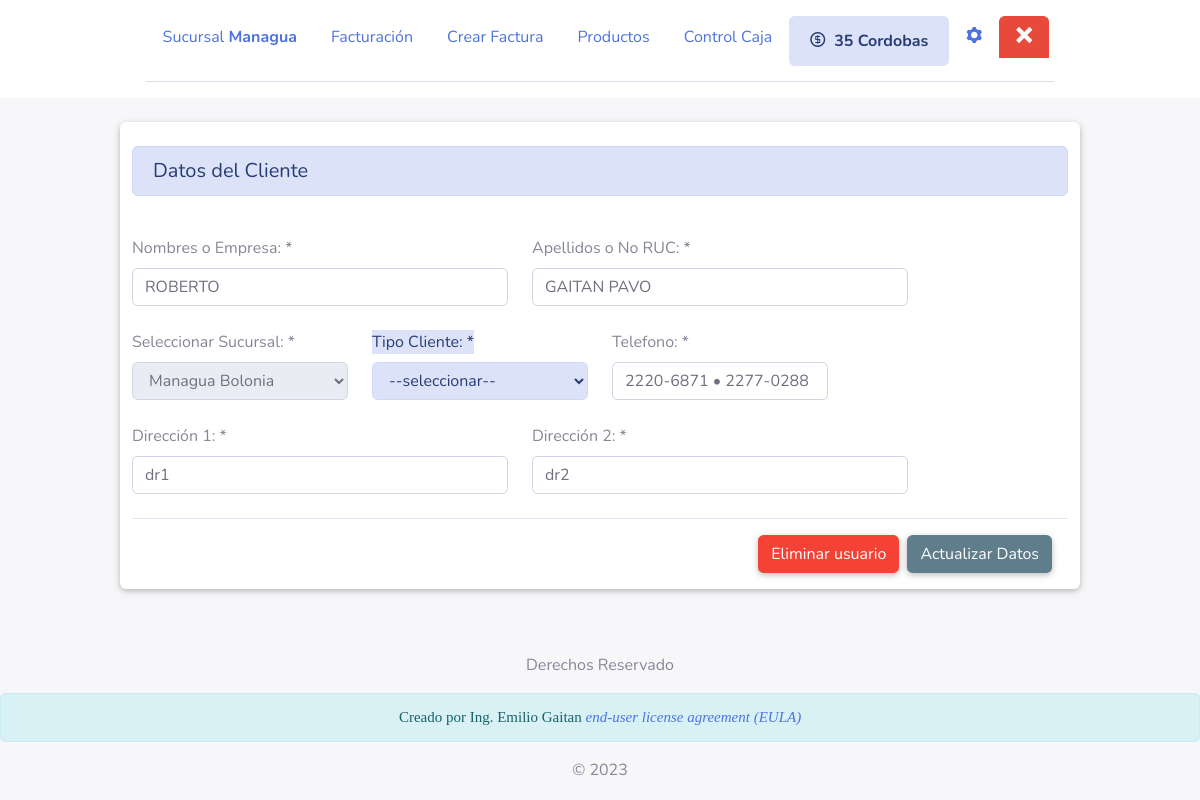
The page /detaller_clientes.php?indcliente=2 (signed in) on the database as committed earlier.
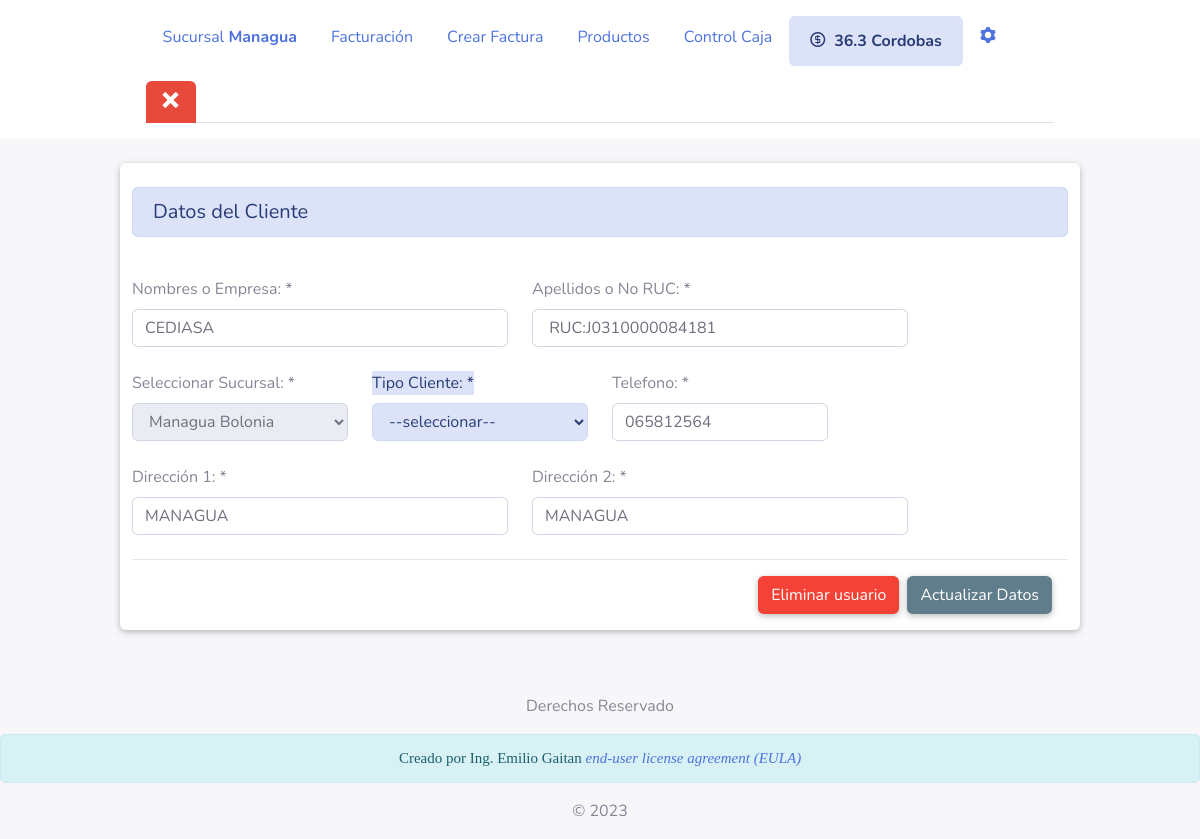
The same page on the database as committed later.
### tables this page shows
CREATE TABLE `tasa` (
  `indcambio` int NOT NULL,
  `dolar` double DEFAULT NULL
);

CREATE TABLE `clientes` (
  `indcliente` int NOT NULL,
  `nombre` varchar(50) DEFAULT NULL,
  `apellido` varchar(50) DEFAULT NULL,
  `direccion1` varchar(100) DEFAULT NULL,
  `direccion2` varchar(100) DEFAULT NULL,
  `cedula` varchar(50) DEFAULT NULL,
  `telefono` varchar(25) DEFAULT NULL,
  `indsucursal` int DEFAULT NULL,
  `status` int DEFAULT NULL
);

### BD-Connection/datos_clientes.php (called while the page is built, shortened)
<?php
class datos_clientes
{
    public static function datos_clientes_generales($indcliente, $mysqli)
    {
        $result = $mysqli->query("SELECT * FROM `clientes` WHERE indcliente='$indcliente'");
        $row = $result->fetch_array(MYSQLI_ASSOC);
        if (!empty($row)) {
            return $row;
        }
        return false;
    }
    public static function cambio_dolar($mysqli)
    {
        $result = $mysqli->query("SELECT * FROM `tasa`");
        $row = $result->fetch_array(MYSQLI_ASSOC);
        if (!empty($row)) {
            return $row["dolar"];
        } else {
            return "error";
        }
    }
}

### detaller_clientes.php (the view, shortened to what the changed rows need)
<?php include "header/header.php";
if ($_GET) {
    $indcliente = $_GET['indcliente'];
} else {
    echo '<script> location.href="buscar_clientes.php" </script>';
}
$datos = datos_clientes::datos_clientes_generales($indcliente, $mysqli);
?>
<div class="container z-depth-1 rounded white" style="border-radius: 6px">
    <br>
    <br>
    <form action="<?php echo htmlspecialchars($_SERVER["PHP_SELF"]); ?>?indcliente=<?php echo $indcliente;?>" method="post">
        <section class="row">
            <div class="control-pares col-md-5">
                <label for="" class="control-label">Nombres o Empresa: *</label>
                <input type="text" name="textnombre" class="form-control"
                       value="<?php echo $datos['nombre']; ?>" placeholder="Nombres" required>
            </div>
            <div class="control-pares col-md-5">
                <label for="" class="control-label">Apellidos o No RUC: *</label>
                <input type="text" name="textapellido"  class="form-control"
                       value="<?php echo $datos['apellido']; ?>" placeholder="Apellidos" required>
            </div>
        </section>
        <br>
        <section class="row">
            <div class="control-pares col-md-3">
                <label>Seleccionar Sucursal: *</label>
                <select name="textsucursal" disabled class="form-control">
                    <option class="form-control" value="<?php
                    if($datos['indsucursal']=="Managua"){echo "Managua";}
                    if($datos['indsucursal']=="Masaya"){echo "2";}
                    if($datos['indsucursal']=="Chontales"){echo "3";}
                    if($datos['indsucursal']=="Esteli"){echo "6";}
                    if($datos['indsucursal']=="Leon"){echo "5";}
                    if($datos['indsucursal']=="Matagalpa"){echo "9";}
                    if($datos['indsucursal']=="Chinandega"){echo "4";}
                    if($datos['indsucursal']=="Managua Bolonia"){echo "7";}
                    if($datos['indsucursal']=="Managua Villa Fontana"){echo "8";}
                    if($datos['indsucursal']=="Clinica Dansing"){echo "10";}
                    ?>" selected hidden><?php
                    if($datos['indsucursal']=="7"){echo "Managua Bolonia";}
                    ?></option>
                </select>
            </div>
            <div class="control-pares col-md-3">
                <label for="" class="control-label">Telefono: *</label>
                <input type="text" name="texttelefono" placeholder="Telefono" class="form-control"
                       value="<?php echo $datos['telefono']; ?>" required>
            </div>
        </section>
        <br>
        <section class="row">
            <div class="control-pares col-md-5">
                <label for="" class="control-label">Dirección 1: *</label>
                <input type="text" name="textdireccion1" class="form-control" placeholder="Direccion de domicilio"
                       value="<?php echo $datos['direccion1']; ?>" required>
            </div>
            <div class="control-pares col-md-5">
                <label for="" class="control-label">Dirección 2: *</label>
                <input type="text" name="textdireccion2" class="form-control" placeholder="Direccion de domicilio"
                       value="<?php echo $datos['direccion2']; ?>">
            </div>
        </section>
        <br>
    </form>
</div>
<?php include "header/footer.php" ?>

### header/header.php (shortened to what the changed rows need)
<!DOCTYPE html>
<html lang="es">
<head>
    <link rel="stylesheet" href="assets/bootstrap/css/bootstrap.min.css">
    <link rel="stylesheet" href="assets/fonts/fontawesome-all.min.css">
    <link rel="stylesheet" href="assets/bootstrap/css/cssindex.css">
    <link rel="stylesheet" href="assets/icomoon/style.css">
    <link rel="stylesheet" href="assets/bootstrap/jquery-ui.css">
    <link rel="stylesheet" href="/resources/demos/style.css">
    <link rel="stylesheet" href="assets/animate/css/libs/animate.css">
</head>
<body style="background-color: rgb(247,247,249)" id="page-top">
<?php
include_once 'BD-Connection/conection.php';
include_once 'BD-Connection/datos_clientes.php';
if (!empty($_SESSION)) {
    $dolar = datos_clientes::cambio_dolar($mysqli);
}
?>
<div class="white rounded container-fluid center-block center" id="esconder_menu">
    <div style="padding: 1em;border-color: #2a96a5!important;" class="container">
        <ul class="nav nav-tabs" >
            <li class="nav-item">
                <a class="nav-link alert alert-primary" href="#"><b> <i
                                class="icon-coin-dollar "> </i> <?php try { echo $dolar; } catch (Exception $e) {
                        }?> Cordobas</b></a>
            </li>
        </ul>
    </div>
</div>
<br>

Rows that differ between the two databases and show on the page:
changed tasa: dolar "35" → "36.3"
changed clientes "Managua Bolonia": textnombre "ROBERTO" → "CEDIASA"; textapellido "GAITAN PAVO" → "RUC:J0310000084181"; texttelefono "2220-6871 • 2277-0288" → "065812564"; textdireccion1 "dr1" → "MANAGUA"; textdireccion2 "dr2" → "MANAGUA"
